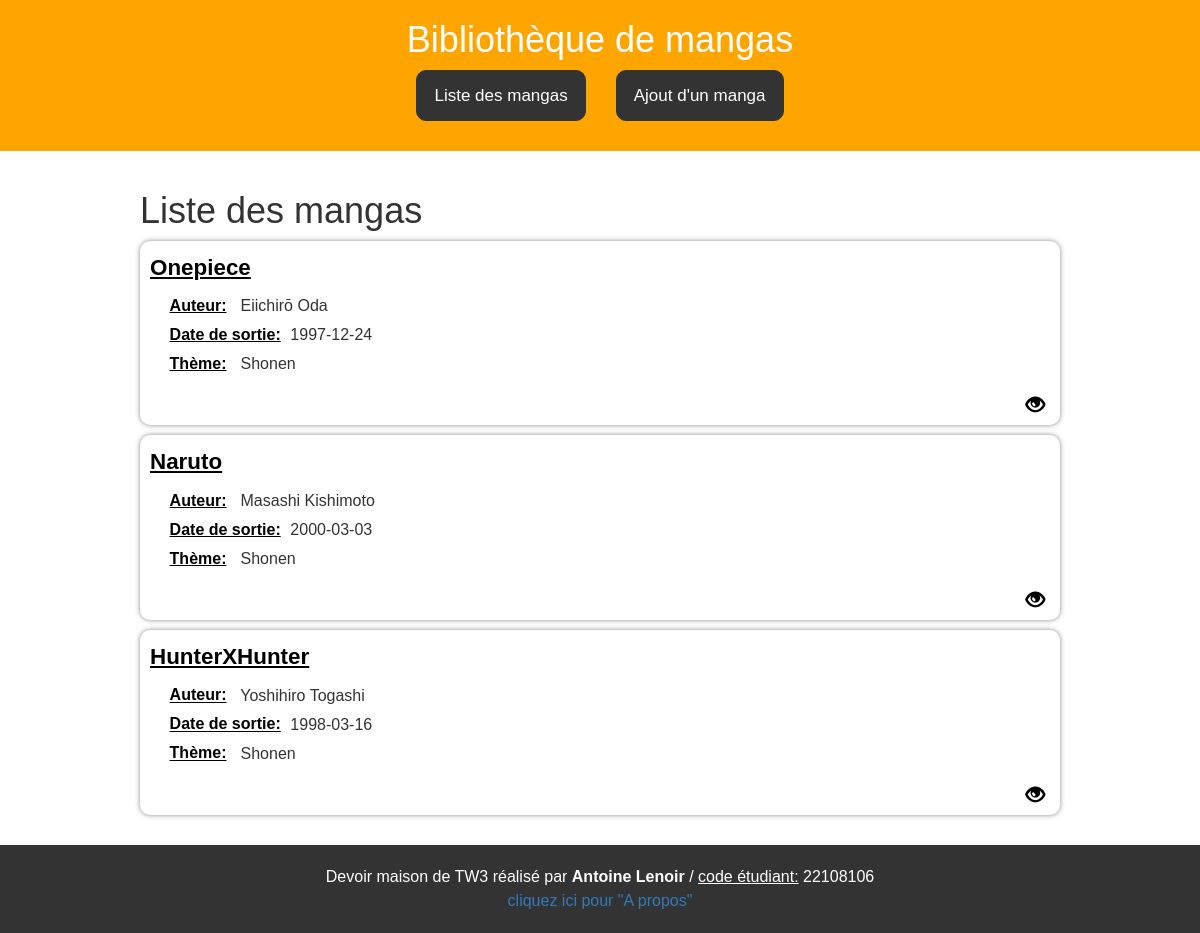
Screenshot of /index.php?action=liste with the database file from the repository.
### tables this page shows
CREATE TABLE IF NOT EXISTS `Manga` (
  `idM` int(255)  PRIMARY KEY NOT NULL ,
  `nom` varchar(100) NOT NULL,
  `date_sortie` date NOT NULL, 
  `auteur` varchar(100) NOT NULL,
  `theme` varchar(100) NOT NULL,
  `histoire` varchar(10000) NOT NULL
);

### index.php (the view, shortened to what this page needs)
<?php
$action = key_exists('action', $_GET)? trim($_GET['action']): null;
switch ($action) {
	case "liste":
		$corps="<h1>Liste des mangas</h1>";
		$connection =connecter();
		$sql="SELECT * FROM Manga";
		$query  = $connection->query($sql);
		$query->setFetchMode(PDO::FETCH_OBJ);
		while($enregistrement = $query->fetch())
		{
			$idM = $enregistrement->idM;
			$nom = $enregistrement->nom;
			$auteur = $enregistrement->auteur;
			$date_sortie = $enregistrement->date_sortie;
			$theme = $enregistrement->theme;
 			$corps .= "<div class='manga'>";
			$corps .= "<div class='manga-titre'><u><b>$nom</b></u></div>";
			$corps .= "<div class='manga-info'>";
			$corps .= "<div><span class='label'><u>Auteur:</u></span> $auteur</div>";
			$corps .= "<div><span class='label'><u>Date de sortie:</u></span>$date_sortie</div>";
  			$corps .= "<div><span class='label'><u>Thème:</u></span> $theme</div>";
  			$corps .= "</div>";
  			$corps .= "<div class='manga-actions'>";
  			$corps .= "<a href='index.php?action=select&idM=$idM'><span class='glyphicon glyphicon-eye-open'></span></a>";
  			$corps .= "</div>";
  			$corps .= "</div>";
		}
		$zonePrincipale=$corps ;
		break;
}
include("squelette.php");
?>

### squelette.php (shortened to what this page needs)
<!DOCTYPE html>
<html lang="fr">
  <head>
    <link rel="stylesheet" href="https://maxcdn.bootstrapcdn.com/bootstrap/3.3.7/css/bootstrap.min.css">
    <link rel="stylesheet" href="css/styles_formulaire.css">
    <link rel="stylesheet" href="css/styles_formulairesupr.css">
    <link rel="stylesheet" href="css/styles_liste.css">
    <link rel="stylesheet" href="css/styles.css">
  </head>
  <body>
    <header>
      <h1>Bibliothèque de mangas</h1>
      <div class="button-container">
        <a href="index.php?action=liste" class="button">Liste des mangas</a>
        <a href="index.php?action=insert" class="button">Ajout d'un manga </a>
      </div>
    </header>
    <main>
      <?php
      if (key_exists('action', $_GET)) {echo $zonePrincipale;}
      else {$zonePrincipale = "<h2>Bienvenue sur la bibliothèque de mangas</h2><br><p>Vous devez cliquer sur ces boutons au-dessus pour choisir ce que vous voulez faire</p>"; echo $zonePrincipale;}
      ?>
    </main>
    <footer>
      <p>Devoir maison de TW3 réalisé par <strong>Antoine Lenoir</strong> / <u>code étudiant:</u> 22108106</p>
      <a class="info" href="html/a_propos.html">cliquez ici pour "A propos"</a>
    </footer>
  </body>
</html>

### css/styles_liste.css (style rules this page uses)
.manga { background-color: #fff; border-radius: 10px; box-shadow: 0px 0px 5px #888; display: flex; flex-direction: column; margin-bottom: 10px; padding: 10px; }
.manga-titre { color: black; font-size: 1.4em; font-weight: bold; margin-bottom: 10px; }
.manga-info { display: flex; flex-direction: column; margin-bottom: 10px; }
.manga-info div { margin-bottom: 5px; }
.manga-info .label { color: black; font-size: 1em; font-weight: bold; margin-left: 10px; }
.manga-actions { display: flex; justify-content: flex-end; }
.manga-actions a { margin-left: 5px; }
.glyphicon { display: inline-block; color: black; font-size: 1.2em; height: 1em; margin-right: 5px; vertical-align: middle; width: 1em; }

### css/styles.css (style rules this page uses)
* { box-sizing: border-box; margin: 0; padding: 0; }
body { font-family: Arial, sans-serif; font-size: 16px; line-height: 1.5; }
header { background-color: orange; color: #fff; padding: 20px; text-align: center; }
header h1 { margin: 0; }
.button-container { display: flex; justify-content: center; align-items: center; max-width: 960px; margin: 0 auto; padding: 10px; }
.button { display: flex; text-decoration: none; background-color: #333; color: #fff; font-size: 17px; border: 1px solid #333; margin-right: 15px; margin-left: 15px; padding: 12px 17px; border-radius: 10px; cursor: pointer; }
main { max-width: 960px; margin: 0 auto; padding: 20px; }
footer { background-color: #333; color: #fff; padding: 20px; text-align: center; }
footer p { margin: 0; }

### rows the page displays
manga: nom "Onepiece", auteur "Eiichirō Oda", date_sortie "1997-12-24", theme "Shonen"
manga: nom "Naruto", auteur "Masashi Kishimoto", date_sortie "2000-03-03", theme "Shonen"
manga: nom "HunterXHunter", auteur "Yoshihiro Togashi", date_sortie "1998-03-16", theme "Shonen"
